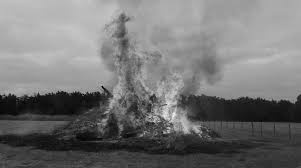
#> input picture gray_fire.jpg, 301 x 168 px
$ python 1.2.py
#> lines starting #> are read from the running program, lines starting #| are printed output that depends on the picture; after the words box and inside, x2 and y2 are one past the last pixel; in counts of white or black regions, pixels touching at a corner belong together
import cv2
import numpy

resim = cv2.imread("gray_fire.jpg")
#> resim is the input picture: shape (168, 301, 3); min 0, max 240, mean 116.3

for x in range(301) :
    resim[30, x] = [250, 157, 77]
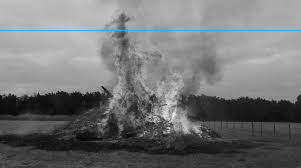
#> resim: shape (168, 301, 3); 0.6% of pixels changed, all inside (x1, y1, x2, y2) = (0, 30, 301, 31)


cv2.imshow("gray_fire", resim)
cv2.waitKey(0)
cv2.destroyAllWindows()
